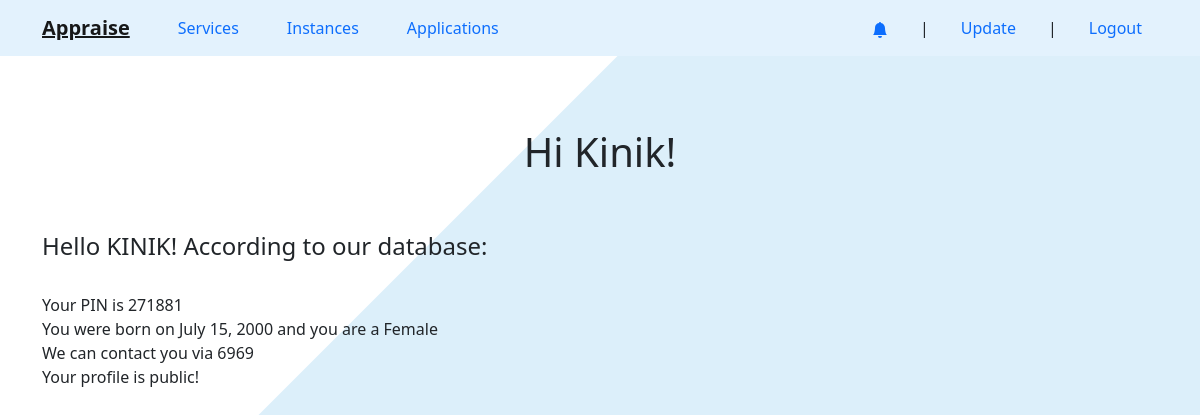
Screenshot of / (signed in) with the database file from the repository.
### user/models.py (models this page shows, shortened)
class Person(models.Model):
    user = models.OneToOneField(User, on_delete=models.CASCADE)
    pin_code = models.CharField('PIN CODE', max_length=6, blank=False)
    name = models.CharField("Full name", max_length=18, null=True, blank=True)
    contact = models.CharField("Contact info", max_length=10, null=True, blank=True)
    dob = models.DateField("Date of birth", auto_now=False, null=True, blank=True)
    gender = models.CharField(choices=GENDER_CHOICES, max_length=6, null=True, blank=True)
    visibility = models.BooleanField("Profile visibility", default=True)
    employability = models.DecimalField(max_digits=3, decimal_places=2, default=0.0)
    employer_rating = models.DecimalField(max_digits=3, decimal_places=2, default=0.0)

### user/views.py (the view)
# urls.py: path('', views.index, name ='index'),
def index(request):
        days = 0
        for i in RequestService.objects.all():
                if i.deadline is None:
                      continue
                if i.deadline <= datetime.now().date()+timedelta(days=days):
                        print(f'expiring in {days} days {i}')
                        i.delete()
                else:
                        print(f'time remaining for expiry {i.deadline-datetime.now().date()}')
        try:
                data = Person.objects.get(user=request.user)
        except:
                data = None
        return render(request, 'index.html', {'title':'Home',
                                              'name':request.user, 'misc':data,
                                              'all_users' : get_user_model().objects.all()})

### user/templates/index.html (shortened to what this page needs)
{% load static %}
{% load crispy_forms_tags %}
<!DOCTYPE html>
<html lang="en">
<head>
    <link href="https://cdn.jsdelivr.net/npm/bootstrap@5.0.2/dist/css/bootstrap.min.css" rel="stylesheet"
>
</head>
<body>
    <nav class="navbar navbar-expand-lg navbar-light" style="background-color: #e3f2fd">
      <div class="container">
        <a class="navbar-brand" href="{% url "dashboard" %}"><u><b>Appraise</b></u></a>&emsp;
        <div class="collapse navbar-collapse">
           {% if user.is_authenticated %}
                <a class="nav-link" href="{% url "services" %}" title='Ask/offer services'>Services</a>&emsp;
                <a class="nav-link" href="{% url "open_requests" %}" title='View/delete your requests'>Instances</a>&emsp;
                <a class="nav-link" href="{% url "requested_services" %}" title='View/delete your applications'>Applications</a>&emsp;
                <div class="collapse navbar-collapse justify-content-end" id="navbarSupportedContent">
                  <a href="{% url "notification" %}">
                    <svg xmlns="http://www.w3.org/2000/svg" width="16" height="16" fill="currentColor" class="bi bi-bell-fill" viewBox="0 0 16 16">
                      <path d="M8 16a2 2 0 0 0 2-2H6a2 2 0 0 0 2 2zm.995-14.901a1 1 0 1 0-1.99 0A5.002 5.002 0 0 0 3 6c0 1.098-.5 6-2 7h14c-1.5-1-2-5.902-2-7 0-2.42-1.72-4.44-4.005-4.901z"/>
                    </svg>
                  </a>
                  &emsp;&emsp;|&emsp;
                  <a class="nav-link" href="{% url "update" %}" >Update</a>
                  &emsp;|&emsp;
                  <a class="nav-link" href="{% url "logout" %}">Logout</a>
                </div>
           {% else %}
            <div class="collapse navbar-collapse justify-content-end" id="navbarSupportedContent">
              <a class="nav-link" href="{% url "login" %}">Login</a>&emsp;&emsp;|&emsp;
              <a class="nav-link" href="{% url "register" %}">Sign-up</a>
            </div>
          {% endif %}
        </div>
      </div>
    </nav>
    <br><br><br>
    <div class="container">
      {% block start %}
          {% if user.is_authenticated %}
              <center><h1>Hi {{name|title}}!</h1></center><br><br>
              <h4>Hello {{misc.name}}! According to our database:</h4><br>
              Your PIN is {{misc.pin_code}}<br>
              You were born on {{misc.dob}} and you are a {{misc.gender}}<br>
              We can contact you via {{misc.contact}}<br>
              Your profile is
              {% if not misc.visibility %}
                hidden!
              {% else %}
                public!
              {% endif %}
          {% endif %}
      {% endblock %}
</div>
</body>
</html>

### user/templates/index.html (style rules this page uses)
body { background-color: #ffffff; }

### rows the page displays
Person: name "KINIK", pin_code "271881", dob "July 15, 2000", gender "Female", contact "6969"

### other values shown
{{ name|title }} "Kinik"
